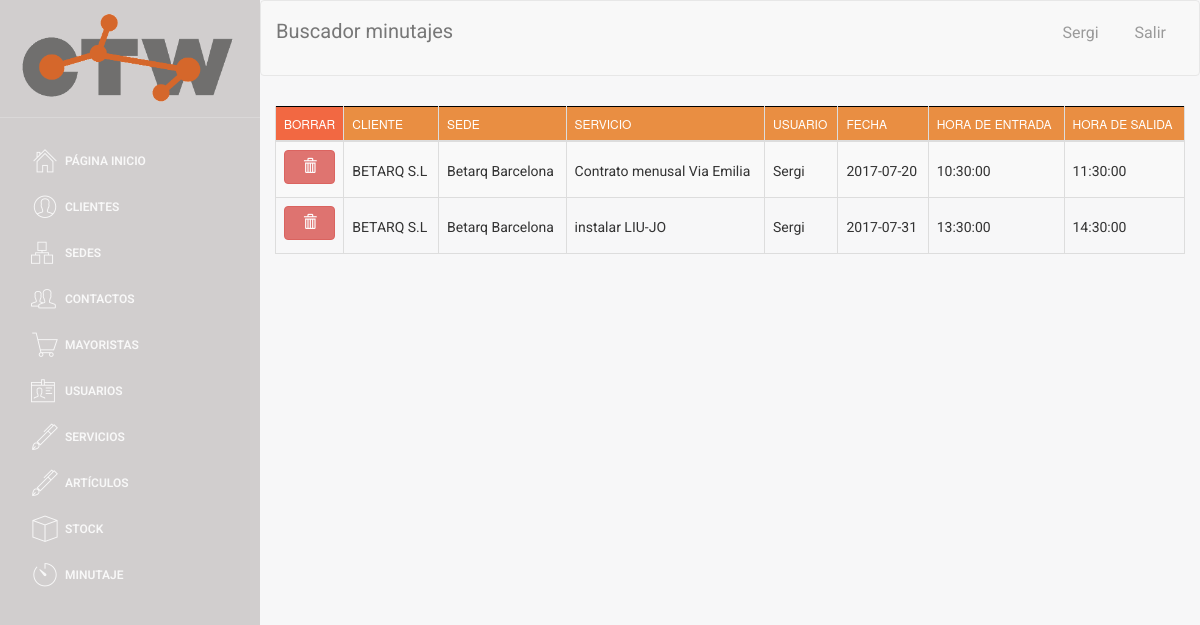
Page /buscador/buscador_minutaje.php (signed in) on the committed database.
### tables this page shows
CREATE TABLE `MINUTAJE` (
  `ID_MINUTAJE` int(4) NOT NULL,
  `fecha` date NOT NULL,
  `hora_entrada` time NOT NULL,
  `hora_salida` time DEFAULT NULL,
  `ID_servicio` int(4) DEFAULT NULL,
  `ID_usuario` int(4) DEFAULT NULL,
  `ID_sede` int(5) DEFAULT NULL,
  `NIF_cliente` varchar(9) DEFAULT NULL
);

CREATE TABLE `CLIENTE` (
  `NIF_EMPRESA` varchar(9) NOT NULL,
  `nombre_comercial` varchar(35) NOT NULL,
  `nombre_completo` varchar(60) NOT NULL,
  `telefono` int(9) NOT NULL,
  `email` varchar(30) NOT NULL,
  `ciudad_facturacion` varchar(25) NOT NULL,
  `codigo_postal_facturacion` varchar(10) NOT NULL,
  `calle_facturacion` varchar(30) NOT NULL,
  `numero_facturacion` varchar(8) NOT NULL,
  `ciudad_envio` varchar(25) NOT NULL,
  `codigo_postal_envio` varchar(10) NOT NULL,
  `calle_envio` varchar(30) NOT NULL,
  `numero_envio` varchar(8) NOT NULL,
  `IBAN` varchar(34) NOT NULL,
  `SEPA` varchar(2) NOT NULL,
  `pais` varchar(30) DEFAULT NULL,
  `prefijo` int(5) DEFAULT NULL,
  `activo` tinyint(1) NOT NULL
);

CREATE TABLE `SEDE` (
  `ID_SEDE` int(5) NOT NULL,
  `NIF_cliente` varchar(9) DEFAULT NULL,
  `nombre` varchar(40) DEFAULT NULL,
  `ubicacion` varchar(50) DEFAULT NULL,
  `ciudad` varchar(25) NOT NULL,
  `codigo_postal` varchar(10) NOT NULL,
  `calle` varchar(30) NOT NULL,
  `numero` varchar(8) NOT NULL,
  `telefono` int(9) NOT NULL,
  `pais` varchar(30) DEFAULT NULL,
  `prefijo` int(5) DEFAULT NULL,
  `activo` tinyint(1) NOT NULL DEFAULT '1'
);

CREATE TABLE `SERVICIO` (
  `ID_SERVICIO` int(4) NOT NULL,
  `nombre` varchar(30) NOT NULL,
  `descripcion` text,
  `precio` float NOT NULL DEFAULT '0',
  `NIF_empresa` varchar(20) DEFAULT NULL,
  `activo` tinyint(4) NOT NULL DEFAULT '1'
);

CREATE TABLE `USUARIO` (
  `ID_USUARIO` int(4) NOT NULL,
  `nombre` varchar(40) NOT NULL,
  `apellido` varchar(40) NOT NULL,
  `correo` varchar(40) NOT NULL,
  `telefono` int(9) NOT NULL,
  `user` varchar(20) NOT NULL,
  `password` varchar(50) NOT NULL,
  `rol` int(1) NOT NULL,
  `activo` tinyint(1) NOT NULL,
  `imagen` varchar(30) DEFAULT NULL
);

### web/assets/php/selects.php (called while the page is built, shortened)
<?php
function select_all_minutaje()
{
    $conn = connect();
    $sql = "SELECT *
    FROM MINUTAJE";
    $data = $conn->query($sql);
    return $data;
}
function select_nombre_servicio($ID_servicio)
{
    $conn = connect();
    $sql = "SELECT nombre
    FROM SERVICIO WHERE ID_SERVICIO = '" . $ID_servicio . "'";
    $data = $conn->query($sql);
    $row = $data->fetch_assoc();
    $nombre_servicio = $row['nombre'];
    return $nombre_servicio;
}
function select_nombre_usuario($ID_usuario)
{
    $conn = connect();
    $sql = "SELECT nombre
    FROM USUARIO WHERE ID_USUARIO = '" . $ID_usuario . "'";
    $data = $conn->query($sql);
    $row = $data->fetch_assoc();
    $nombre_usuario = $row['nombre'];
    return $nombre_usuario;
}
function select_nombre_sede($ID_sede)
{
    $conn = connect();
    $sql = "SELECT nombre
    FROM SEDE WHERE ID_SEDE = '" . $ID_sede . "'";
    $data = $conn->query($sql);
    $row = $data->fetch_assoc();
    $nombre_sede = $row['nombre'];
    return $nombre_sede;
}
function select_nombre_cliente($NIF_cliente)
{
    $conn = connect();
    $sql = "SELECT nombre_comercial
    FROM CLIENTE WHERE NIF_EMPRESA = '" . $NIF_cliente . "'";
    $data = $conn->query($sql);
    $row = $data->fetch_assoc();
    $nombre_cliente = $row['nombre_comercial'];
    return $nombre_cliente;
}

### web/buscador/buscador_minutaje.php (the view, shortened to what this page needs)
<!doctype html>
<?php
include('../assets/php/selects.php');
include('../assets/php/functions.php');
if ($_SESSION["login_done"] == true){
?>
<html lang="en">
<head>
</head>
<body>
<div class="wrapper">
    <div class="sidebar">
        <div class="sidebar-wrapper">
        </div>
    </div>
    <div class="main-panel">
        <nav class="navbar navbar-default navbar-fixed">
            <div class="container-fluid">
                <div class="navbar-header">
                <a class="navbar-brand">Buscador minutajes</a>
            </div>
            <div class="collapse navbar-collapse">
            </div>
        </div>
        </nav>
        <div class="content">
            <div class="container-fluid">
                <div class="row">
                    <div>
                        <div>
                            <table id="buscador_minutaje" class="table table-striped table-bordered">
                                <thead>
                                <tr>
                                    <th style="background-color: #F26842; width: 3px;">Borrar</th>
                                    <th>Cliente</th>
                                    <th>Sede</th>
                                    <th>Servicio</th>
                                    <th>Usuario</th>
                                    <th>Fecha</th>
                                    <th>Hora de entrada</th>
                                    <th>Hora de salida</th>
                                </tr>
                                </thead>
                                <tbody>
                                <?php
                                $data = select_all_minutaje();
                                if ($data->num_rows > 0) {
                                $i = 0;
                                while ($row = $data->fetch_assoc()) {
                                $pk = $row['ID_MINUTAJE'];
                                $i++;
                                $div = "div" . $i;
                                ?>
                                <tr id="<?php echo "$div"; ?>" value="<?php echo "$pk"; ?>">
                                    <td><label style="width: 100%"><center><button style="width: 100%"class="btn btn-danger" onclick="borrar_minutaje(<?php echo "$pk"; ?>)"><span class="glyphicon glyphicon-trash "></span></button></center></label></td>
                                    <td><label style="margin-top: 11px;">
                                            <a href="#" data-pk=<?php echo "\"$pk\""; ?>>
                                                <?php
                                                $nif_cliente = $row['NIF_cliente'];
                                                $nombreCliente = select_nombre_cliente($nif_cliente);
                                                echo $nombreCliente;
                                                ?>
                                            </a>
                                        </label>
                                    </td>
                                    <td><label style="margin-top: 11px;">
                                            <a href="#" data-pk=<?php echo "\"$pk\""; ?>>
                                                <?php
                                                $id_sede = $row['ID_sede'];
                                                $nombreSede = select_nombre_sede($id_sede);
                                                echo $nombreSede;
                                                ?>
                                            </a>
                                        </label>
                                    </td>
                                    <td><label style="margin-top: 11px;">
                                            <a data-pk=<?php echo "\"$pk\""; ?>>
                                                <?php
                                                $id_servicio = $row['ID_servicio'];
                                                $nombreServicio = select_nombre_servicio($id_servicio);
                                                echo $nombreServicio;
                                                ?>
                                            </a>
                                        </label>
                                    </td>
                                    <td><label style="margin-top: 11px;">
                                            <a href="#" data-pk=<?php echo "\"$pk\""; ?>>
                                                <?php
                                                $id_usuario = $row['ID_usuario'];
                                                $nombreUsuario = select_nombre_usuario($id_usuario);
                                                echo $nombreUsuario;
                                                ?>
                                            </a>
                                        </label>
                                    </td>
                                    <td><label style="margin-top: 11px;"><a href="#" class="fecha"
                                                                            data-pk=<?php echo "\"$pk\""; ?>><?php echo $row['fecha'] ?> </a></label>
                                    </td>
                                    <td><label style="margin-top: 11px;"><a href="#" class="hora_entrada"
                                                                            data-pk=<?php echo "\"$pk\""; ?>><?php echo $row['hora_entrada'] ?> </a></label>
                                    </td>
                                    <td><label style="margin-top: 11px;"><a href="#" class="hora_salida"
                                                                            data-pk=<?php echo "\"$pk\""; ?>><?php echo $row['hora_salida'] ?> </a></label>
                                    </td>
                                    <?php
                                    }
                                    } else {
                                        echo "0 results";
                                    }
                                    ?>
                                </tbody>
                            </table>
                        </div>
                    </div>
                </div>
            </div>
        </div>
    </div>
</div>
</body>
</html>
<?php
} else {
    echo "false";
    header("location:../index.php");
}
?>

### web/assets/css/table_editor.css (style rules this page uses)
a, a:hover { color: #000; }

### web/assets/css/table.css (style rules this page uses)
table { border: none; }
table thead, table tfoot { background-color: #e98e42; border: 1px solid black; }
a, a:hover { color: #000; }

### rows in the picture
minutaje: $pk 10 (drawn), NIF_cliente.nombre_comercial "BETARQ S.L", ID_sede.nombre "Betarq Barcelona", ID_servicio.nombre "Contrato menusal Via Emilia", ID_usuario.nombre "Sergi", fecha "2017-07-20", hora_entrada "10:30:00", hora_salida "11:30:00"
minutaje: $pk 11 (drawn), NIF_cliente.nombre_comercial "BETARQ S.L", ID_sede.nombre "Betarq Barcelona", ID_servicio.nombre "instalar LIU-JO", ID_usuario.nombre "Sergi", fecha "2017-07-31", hora_entrada "13:30:00", hora_salida "14:30:00"
